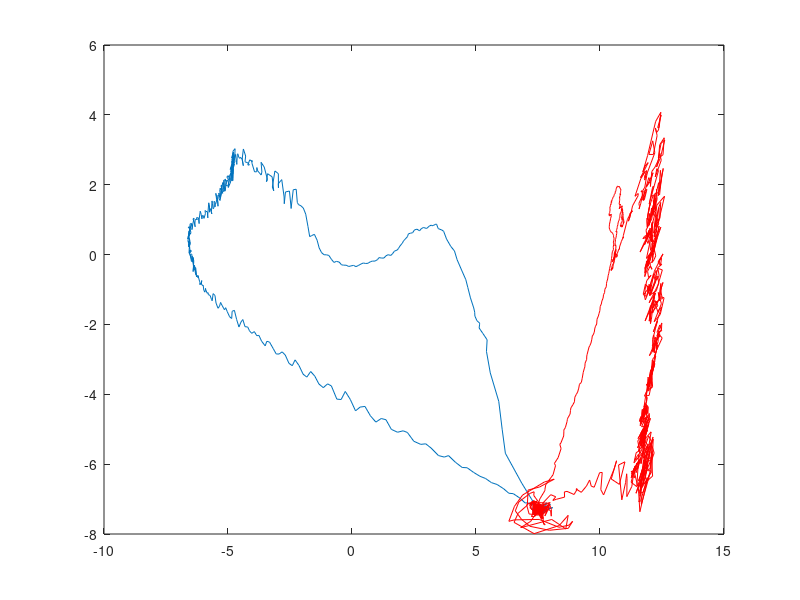
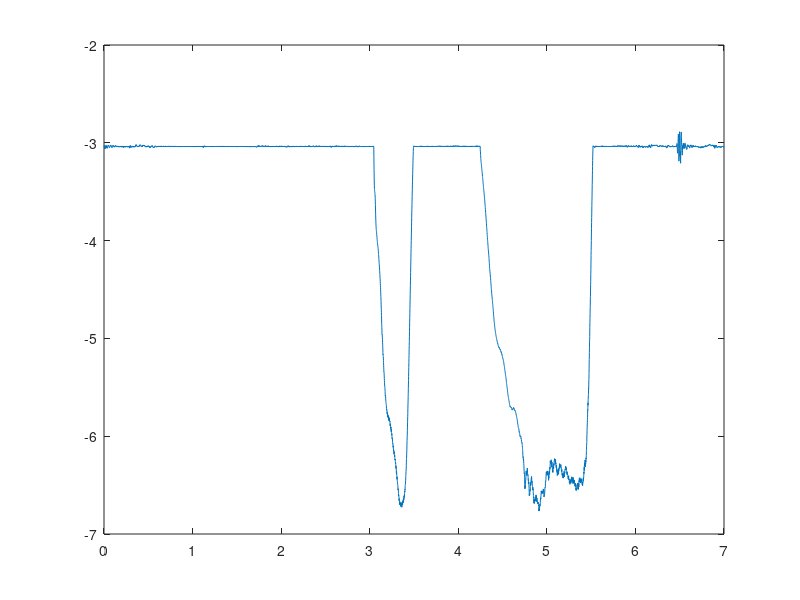

The MATLAB script that drew these images, in order:
%% Calculate centre of pressure (COP)

load('COP_data.mat')
stimulus_length = 35.0; % in mm
sr = 1000; % sample rate in Hz
td = 7; % trial duration in s





Mxh = D.S2Tx + D.S2Fy * 0.01;% Distance in m between top plate surface and centre of force senor 
Myh = D.S2Ty + D.S2Fx * 0.01; 

copX = Myh./D.S2Fz;
copY = Mxh./D.S2Fz; 

%copTan = sqrt(copX^2 + copY^2)^2; 

figure
plot(copX(1:4000),copY(1:4000))
hold on
plot(copX(4001:end),copY(4001:end),'r')

figure 
plot(1/sr:1/sr:td, D.S2Fz)



